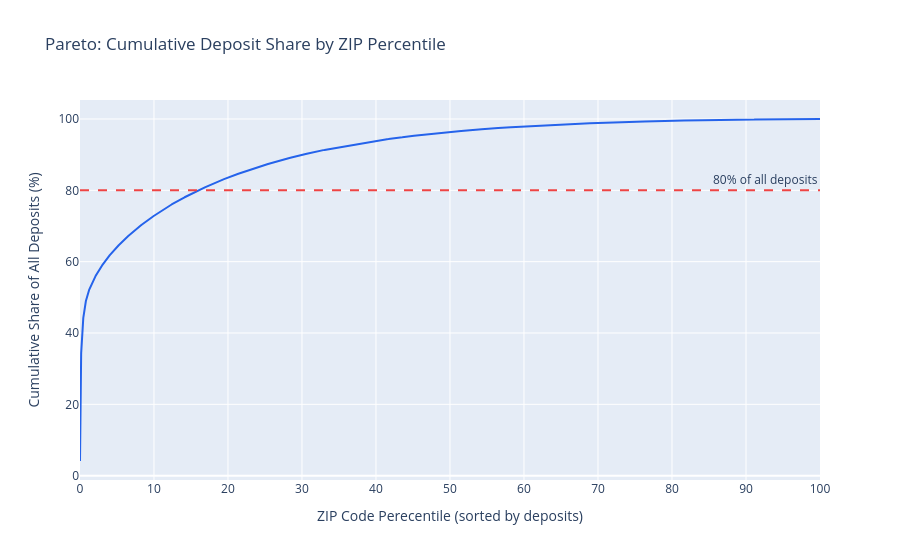

Source (notebook cell):
### Code cell
fig = go.Figure()
fig.add_trace(go.Scatter(
    x = zip_sorted['ZIP_RANK_PCT'],
    y= zip_sorted['CUM_SHARE'],
    mode = 'lines',
    line = dict(color = '#2563EB', width=2),
    name = 'Cumulative deposit share'
    
))

fig.update_layout(
    title='Pareto: Cumulative Deposit Share by ZIP Percentile',
    xaxis_title='ZIP Code Perecentile (sorted by deposits)',
    yaxis_title='Cumulative Share of All Deposits (%)'
)

fig.add_hline(y=80, line_dash='dash', line_color='#EF4444', annotation_text='80% of all deposits')

fig.show()

### Figure 1 — Plotly figure (JSON) as saved in the notebook; plotly's stock layout.template omitted (floating-point values rounded to 4 significant figures; data arrays with more than 128 entries replaced by an {"elided": "..."} marker saying what was removed)
{"data": [{"line": {"color": "#2563EB", "width": 2}, "mode": "lines", "name": "Cumulative deposit share", "type": "scatter", "x": {"elided": "17968 float values"}, "y": {"elided": "17968 float values"}}], "layout": {"annotations": [{"showarrow": false, "text": "80% of all deposits", "x": 1, "xanchor": "right", "xref": "x domain", "y": 80, "yanchor": "bottom", "yref": "y"}], "shapes": [{"line": {"color": "#EF4444", "dash": "dash"}, "type": "line", "x0": 0, "x1": 1, "xref": "x domain", "y0": 80, "y1": 80, "yref": "y"}], "title": {"text": "Pareto: Cumulative Deposit Share by ZIP Percentile"}, "xaxis": {"title": {"text": "ZIP Code Perecentile (sorted by deposits)"}}, "yaxis": {"title": {"text": "Cumulative Share of All Deposits (%)"}}}}
